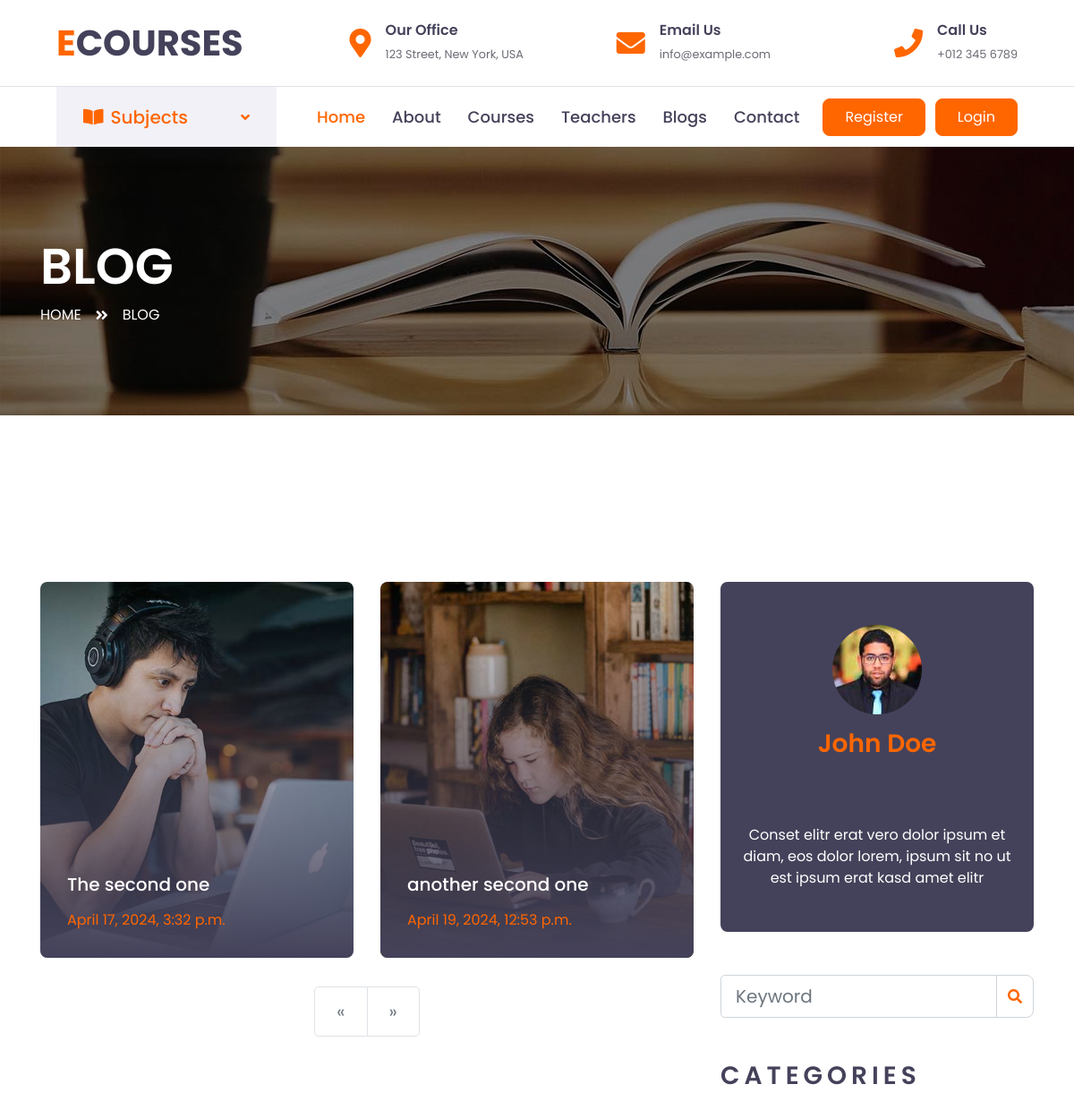
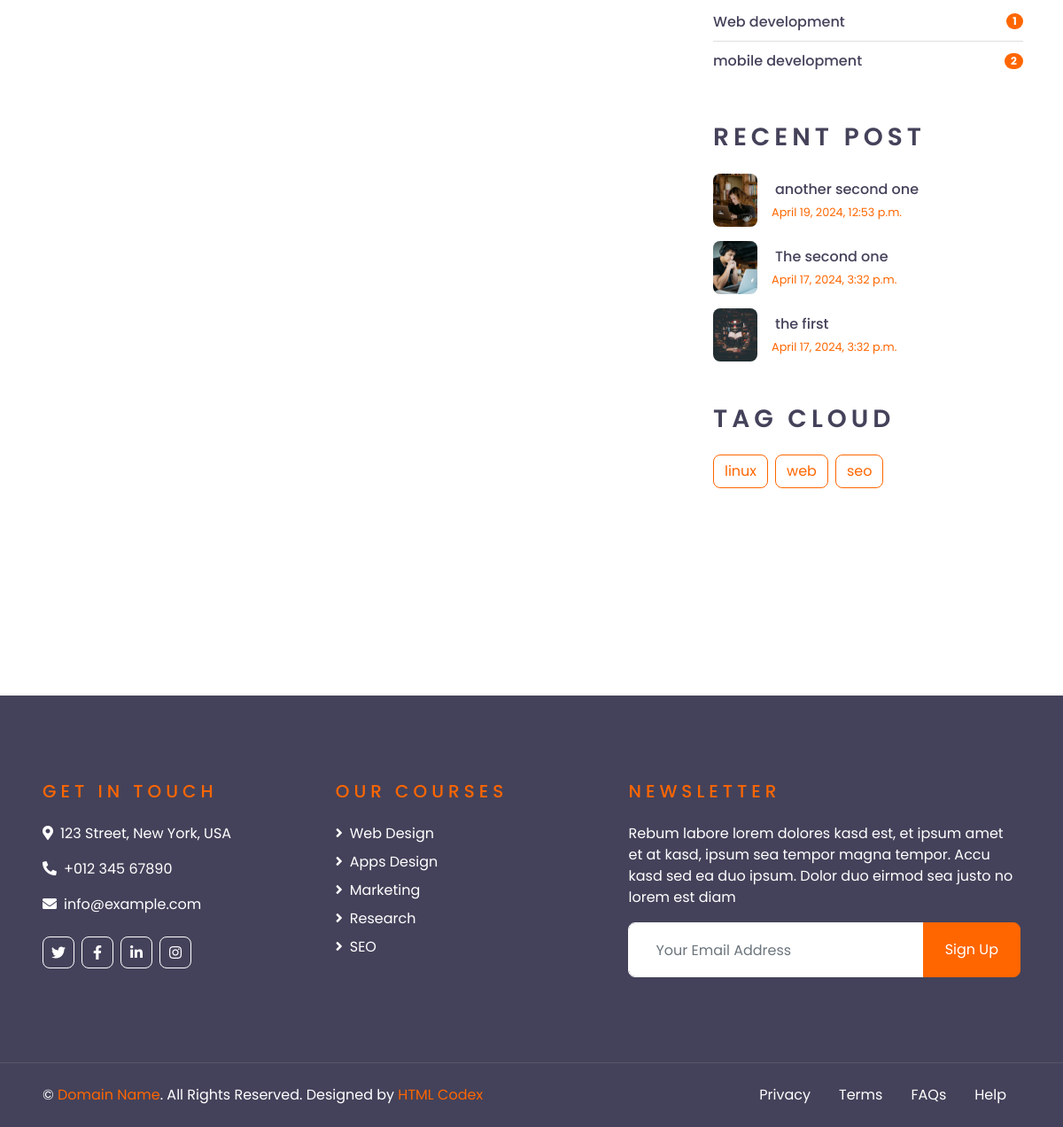
Screenshot of /category/mobile-development/ with the database file from the repository (2 pictures, top to bottom).
### blogapp/models.py (models this page shows, shortened)
class Post(models.Model):
    title = models.CharField(max_length=200)
    image = models.ImageField(upload_to="blog/")
    url = models.SlugField(unique=True)
    content = RichTextField()
    author = models.ForeignKey('auth.User', on_delete=models.CASCADE)
    created_at = models.DateTimeField(auto_now_add=True)
    categories = models.ForeignKey(Category, on_delete=models.CASCADE)
    tags = models.ManyToManyField(Tag)
    published = models.BooleanField(default=True)

class Category(models.Model):
    name = models.CharField(max_length=100)
    url = models.SlugField(unique=True)

class Tag(models.Model):
    name = models.CharField(max_length=100)

### blogapp/views.py (the view)
# urls.py: path('category/<slug:category_slug>/', views.post_list_by_category, name='post_list_by_category'),
def post_list_by_category(request, category_slug):
    try:
        blog_categories = Category.objects.annotate(blog_count=models.Count('post'))
        blog_tags = Tag.objects.all()
        recent_posts = Post.objects.order_by('-created_at')[:5]
        selected_blog_categories = Category.objects.get(url=category_slug)
        blogposts = Post.objects.filter(categories=selected_blog_categories, published=True)
        context = {"blogposts": blogposts,'blog_categories':blog_categories,'blog_tags':blog_tags,'recent_posts':recent_posts}
        return render(request, 'blog.html', context)
    except Category.DoesNotExist:
        raise Http404("Category does not exist")

### templates/blog.html (shortened to what this page needs)
{% extends "base.html" %}
{% load static %}
{% block body %}
    <div class="container-fluid page-header" style="margin-bottom: 90px;">
        <div class="container">
            <div class="d-flex flex-column justify-content-center" style="min-height: 300px">
                <h3 class="display-4 text-white text-uppercase">Blog</h3>
                <div class="d-inline-flex text-white">
                    <p class="m-0 text-uppercase"><a class="text-white" href="/">Home</a></p>
                    <i class="fa fa-angle-double-right pt-1 px-3"></i>
                    <p class="m-0 text-uppercase">Blog</p>
                </div>
            </div>
        </div>
    </div>
    <div class="container-fluid py-5">
        <div class="container py-5">
            <div class="row">
                <div class="col-lg-8">
                    <div class="row pb-3">
                        {% if blogposts %}
                        {% for blog in blogposts %}
                        <div class="col-lg-6 mb-4">
                            <div class="blog-item position-relative overflow-hidden rounded mb-2">
                                <img class="img-fluid" src="{{blog.image.url}}" alt="{{blog.title}}">
                                <a class="blog-overlay text-decoration-none" href="{% url "postdetail" blog.url %}">
                                    <h5 class="text-white mb-3">{{blog.title}}</h5>
                                    <p class="text-primary m-0">{{blog.created_at}}</p>
                                </a>
                            </div>
                        </div>
                        {% endfor %}
                        {% else %}
                        <p> There are no blogs at the moment </p>
                        {% endif %}
                        <div class="col-12">
                            <nav aria-label="Page navigation">
                                <ul class="pagination pagination-lg justify-content-center mb-0">
                                    {% if blogposts.has_previous %}
                                        <li class="page-item">
                                            <a class="page-link" href="?page={{ blogposts.previous_page_number }}" aria-label="Previous">
                                                <span aria-hidden="true">&laquo;</span>
                                                <span class="sr-only">Previous</span>
                                            </a>
                                        </li>
                                    {% else %}
                                        <li class="page-item disabled">
                                            <span class="page-link" aria-label="Previous">
                                                <span aria-hidden="true">&laquo;</span>
                                            </span>
                                        </li>
                                    {% endif %}
                                    {% if blogposts.has_next %}
                                        <li class="page-item">
                                            <a class="page-link" href="?page={{ blogposts.next_page_number }}" aria-label="Next">
                                                <span aria-hidden="true">&raquo;</span>
                                                <span class="sr-only">Next</span>
                                            </a>
                                        </li>
                                    {% else %}
                                        <li class="page-item disabled">
                                            <span class="page-link" aria-label="Next">
                                                <span aria-hidden="true">&raquo;</span>
                                            </span>
                                        </li>
                                    {% endif %}
                                </ul>
                            </nav>
                        </div>
                    </div>
                </div>
                <div class="col-lg-4 mt-5 mt-lg-0">
                    <div class="d-flex flex-column text-center bg-dark rounded mb-5 py-5 px-4">
                        <img src="{% static 'img/user.jpg' %}" class="img-fluid rounded-circle mx-auto mb-3" style="width: 100px;">
                        <h3 class="text-primary mb-3">John Doe</h3>
                        <h3 class="text-uppercase mb-4" style="letter-spacing: 5px;">Tag Cloud</h3>
                        <p class="text-white m-0">Conset elitr erat vero dolor ipsum et diam, eos dolor lorem, ipsum sit no ut est  ipsum erat kasd amet elitr</p>
                    </div>
                    <div class="mb-5">
                        <form action='{% url "blog_search" %}'>
                            <div class="input-group">
                                <input type="text" name="q" class="form-control form-control-lg" placeholder="Keyword">
                                <div class="input-group-append">
                                    <span class="input-group-text bg-transparent text-primary"><i
                                            class="fa fa-search"></i></span>
                                </div>
                            </div>
                        </form>
                    </div>
                    <div class="mb-5">
                        <h3 class="text-uppercase mb-4" style="letter-spacing: 5px;">Categories</h3>
                        <ul class="list-group list-group-flush">
                            {% for blogcategory in blog_categories %}
                            <li class="list-group-item d-flex justify-content-between align-items-center px-0">
                                <a href="{% url "post_list_by_category" blogcategory.url %}" class="text-decoration-none h6 m-0">{{ blogcategory.name }}</a>
                                <span class="badge badge-primary badge-pill">{{ blogcategory.blog_count }}</span>
                            </li>
                            {% endfor %}
                        </ul>
                    </div>
                    <div class="mb-5">
                        <h3 class="text-uppercase mb-4" style="letter-spacing: 5px;">Recent Post</h3>
                        {% for blog in recent_posts %}
                        <a class="d-flex align-items-center text-decoration-none mb-3" href="">
                            <img class="img-fluid rounded" height="50" width="50" src="{{blog.image.url}}" alt="{{blog.title}}">
                            <div class="pl-3">
                                <h6 class="m-1">{{blog.title}}</h6>
                                <small>{{blog.created_at}}</small>
                            </div>
                        </a>
                        {% endfor %}
                    </div>
                    <div class="mb-5">
                        <h3 class="text-uppercase mb-4" style="letter-spacing: 5px;">Tag Cloud</h3>
                        <div class="d-flex flex-wrap m-n1">
                            {% for tag in blog_tags %}
                            <a href="{% url 'tag_filter' tag.name %}" class="btn btn-outline-primary m-1">{{tag.name}}</a>
                            {% endfor %}
                        </div>
                    </div>
                </div>
            </div>
        </div>
    </div>
{% endblock body %}

### rows the page displays
Post: image (picture), title "The second one", created_at "April 17, 2024, 3:32 p.m."
Post: image (picture), title "another second one", created_at "April 19, 2024, 12:53 p.m."
Category: name "Web development", blog_count "1"
Category: name "mobile development", blog_count "2"
Post: image (picture), title "the first", created_at "April 17, 2024, 3:32 p.m."
Tag: name "linux"
Tag: name "web"
Tag: name "seo"
